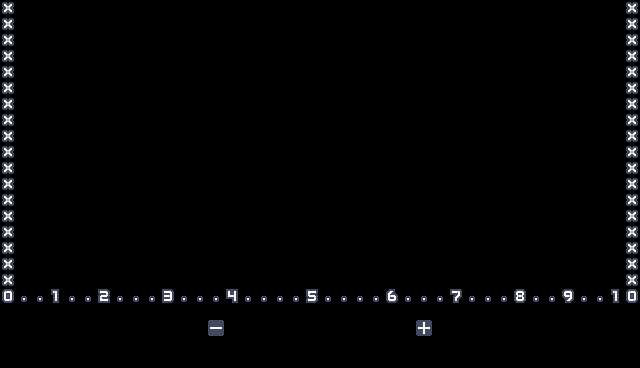

Tiled map render using the project's own tile images. Description and the whole map definition, tile-layer contents included, below:
An orthogonal 40x23 tile map with 16x16 px tiles, 1 tile layer (background) and 18 objects (10x numbutton, timer, Player, -, +).

<map version="1.10" tiledversion="1.10.1" orientation="orthogonal" renderorder="right-down" width="40" height="23" tilewidth="16" tileheight="16" infinite="0" nextlayerid="11" nextobjectid="42">
 <tileset firstgid="1" name="tileset" tilewidth="16" tileheight="16" tilecount="120" columns="12">
  <image source="../images/Tilemap/tiles_packed.png" width="192" height="160" />
 </tileset>
 <layer id="5" name="background" width="40" height="23">
  <data encoding="csv">
11,0,0,0,0,0,0,0,0,0,0,0,0,0,0,0,0,0,0,0,0,0,0,0,0,0,0,0,0,0,0,0,0,0,0,0,0,0,0,11,
11,0,0,0,0,0,0,0,0,0,0,0,0,0,0,0,0,0,0,0,0,0,0,0,0,0,0,0,0,0,0,0,0,0,0,0,0,0,0,11,
11,0,0,0,0,0,0,0,0,0,0,0,0,0,0,0,0,0,0,0,0,0,0,0,0,0,0,0,0,0,0,0,0,0,0,0,0,0,0,11,
11,0,0,0,0,0,0,0,0,0,0,0,0,0,0,0,0,0,0,0,0,0,0,0,0,0,0,0,0,0,0,0,0,0,0,0,0,0,0,11,
11,0,0,0,0,0,0,0,0,0,0,0,0,0,0,0,0,0,0,0,0,0,0,0,0,0,0,0,0,0,0,0,0,0,0,0,0,0,0,11,
11,0,0,0,0,0,0,0,0,0,0,0,0,0,0,0,0,0,0,0,0,0,0,0,0,0,0,0,0,0,0,0,0,0,0,0,0,0,0,11,
11,0,0,0,0,0,0,0,0,0,0,0,0,0,0,0,0,0,0,0,0,0,0,0,0,0,0,0,0,0,0,0,0,0,0,0,0,0,0,11,
11,0,0,0,0,0,0,0,0,0,0,0,0,0,0,0,0,0,0,0,0,0,0,0,0,0,0,0,0,0,0,0,0,0,0,0,0,0,0,11,
11,0,0,0,0,0,0,0,0,0,0,0,0,0,0,0,0,0,0,0,0,0,0,0,0,0,0,0,0,0,0,0,0,0,0,0,0,0,0,11,
11,0,0,0,0,0,0,0,0,0,0,0,0,0,0,0,0,0,0,0,0,0,0,0,0,0,0,0,0,0,0,0,0,0,0,0,0,0,0,11,
11,0,0,0,0,0,0,0,0,0,0,0,0,0,0,0,0,0,0,0,0,0,0,0,0,0,0,0,0,0,0,0,0,0,0,0,0,0,0,11,
11,0,0,0,0,0,0,0,0,0,0,0,0,0,0,0,0,0,0,0,0,0,0,0,0,0,0,0,0,0,0,0,0,0,0,0,0,0,0,11,
11,0,0,0,0,0,0,0,0,0,0,0,0,0,0,0,0,0,0,0,0,0,0,0,0,0,0,0,0,0,0,0,0,0,0,0,0,0,0,11,
11,0,0,0,0,0,0,0,0,0,0,0,0,0,0,0,0,0,0,0,0,0,0,0,0,0,0,0,0,0,0,0,0,0,0,0,0,0,0,11,
11,0,0,0,0,0,0,0,0,0,0,0,0,0,0,0,0,0,0,0,0,0,0,0,0,0,0,0,0,0,0,0,0,0,0,0,0,0,0,11,
11,0,0,0,0,0,0,0,0,0,0,0,0,0,0,0,0,0,0,0,0,0,0,0,0,0,0,0,0,0,0,0,0,0,0,0,0,0,0,11,
11,0,0,0,0,0,0,0,0,0,0,0,0,0,0,0,0,0,0,0,0,0,0,0,0,0,0,0,0,0,0,0,0,0,0,0,0,0,0,11,
11,0,0,0,0,0,0,0,0,0,0,0,0,0,0,0,0,0,0,0,0,0,0,0,0,0,0,0,0,0,0,0,0,0,0,0,0,0,0,11,
20,10,10,21,10,10,22,10,10,10,23,10,10,10,24,10,10,10,10,32,10,10,10,10,33,10,10,10,34,10,10,10,35,10,10,36,10,10,21,20,
0,0,0,0,0,0,0,0,0,0,0,0,0,0,0,0,0,0,0,0,0,0,0,0,0,0,0,0,0,0,0,0,0,0,0,0,0,0,0,0,
0,0,0,0,0,0,0,0,0,0,0,0,0,7,0,0,0,0,0,0,0,0,0,0,0,0,8,0,0,0,0,0,0,0,0,0,0,0,0,0,
0,0,0,0,0,0,0,0,0,0,0,0,0,0,0,0,0,0,0,0,0,0,0,0,0,0,0,0,0,0,0,0,0,0,0,0,0,0,0,0,
0,0,0,0,0,0,0,0,0,0,0,0,0,0,0,0,0,0,0,0,0,0,0,0,0,0,0,0,0,0,0,0,0,0,0,0,0,0,0,0
</data>
 </layer>
 <objectgroup id="7" name="spawn">
  <object id="11" name="timer" type="timer" x="288" y="0" width="64" height="32" />
  <object id="29" name="Player" type="Player" x="304" y="224" width="32" height="32" />
 </objectgroup>
 <objectgroup id="8" name="collisions">
  <object id="5" x="0" y="272" width="640" height="16" />
  <object id="6" x="624" y="0" width="16" height="272" />
  <object id="7" x="16" y="0" width="608" height="16" />
  <object id="8" x="0" y="0" width="16" height="272" />
 </objectgroup>
 <objectgroup id="10" name="controles">
  <object id="14" type="numbutton" x="240" y="320" width="16" height="16">
   <properties>
    <property name="valor" type="int" value="0" />
   </properties>
  </object>
  <object id="26" type="-" x="208" y="320" width="16" height="16" />
  <object id="27" type="+" x="416" y="320" width="16" height="16" />
  <object id="33" type="numbutton" x="256" y="320" width="16" height="16">
   <properties>
    <property name="valor" type="int" value="1" />
   </properties>
  </object>
  <object id="34" type="numbutton" x="272" y="320" width="16" height="16">
   <properties>
    <property name="valor" type="int" value="2" />
   </properties>
  </object>
  <object id="35" type="numbutton" x="288" y="320" width="16" height="16">
   <properties>
    <property name="valor" type="int" value="3" />
   </properties>
  </object>
  <object id="36" type="numbutton" x="304" y="320" width="16" height="16">
   <properties>
    <property name="valor" type="int" value="4" />
   </properties>
  </object>
  <object id="37" type="numbutton" x="320" y="320" width="16" height="16">
   <properties>
    <property name="valor" type="int" value="5" />
   </properties>
  </object>
  <object id="38" type="numbutton" x="336" y="320" width="16" height="16">
   <properties>
    <property name="valor" type="int" value="6" />
   </properties>
  </object>
  <object id="39" type="numbutton" x="352" y="320" width="16" height="16">
   <properties>
    <property name="valor" type="int" value="7" />
   </properties>
  </object>
  <object id="40" type="numbutton" x="368" y="320" width="16" height="16">
   <properties>
    <property name="valor" type="int" value="8" />
   </properties>
  </object>
  <object id="41" type="numbutton" x="384" y="320" width="16" height="16">
   <properties>
    <property name="valor" type="int" value="9" />
   </properties>
  </object>
 </objectgroup>
</map>